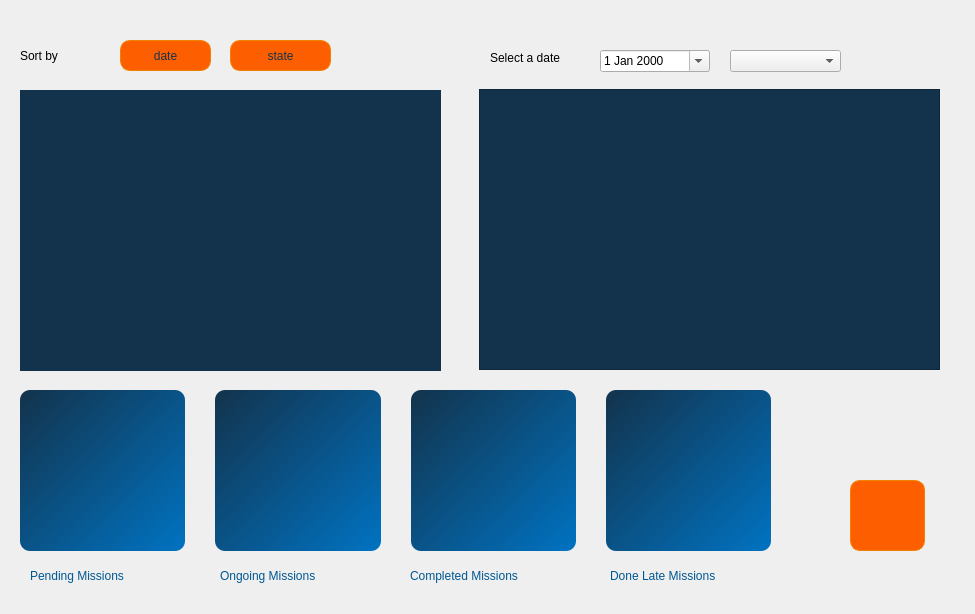
<?xml version="1.0" encoding="UTF-8"?>
<ui version="4.0">
 <class>MainWindow</class>
 <widget class="QMainWindow" name="MainWindow">
  <property name="geometry">
   <rect>
    <x>0</x>
    <y>0</y>
    <width>975</width>
    <height>614</height>
   </rect>
  </property>
  <property name="windowTitle">
   <string>MainWindow</string>
  </property>
  <widget class="QWidget" name="centralwidget">
   <widget class="QTableWidget" name="tableWidget">
    <property name="geometry">
     <rect>
      <x>20</x>
      <y>90</y>
      <width>421</width>
      <height>281</height>
     </rect>
    </property>
    <property name="styleSheet">
     <string notr="true">    QTableWidget {
        background-color: rgb(19, 51, 76);
        border: 1px solid rgb(19, 51, 76);
        color: rgb(246, 246, 233);
    }
    
    QTableWidget::item {
        padding: 5px;
        border: 1px solid  rgb(253, 95, 0) ;
    }
    
    QHeaderView::section {
        background-color:  rgb(253, 95, 0);
        font-weight: bold;
        border: 1px solid  rgb(253, 95, 0);
        color:rgb(0, 87, 146);
    }
 QScrollBar:vertical {
        background: transparent;
        width: 15px;
        border-radius: 7px;
        margin: 20px 0 20px 0;
    }

    QScrollBar::handle:vertical {
        background: rgb(19, 51, 76);
        border-radius: 7px;
        min-height: 20px;
    }

    QScrollBar::add-line:vertical {
        border: none;
        background: none;
    }

    QScrollBar::sub-line:vertical {
        border: none;
        background: none;
    }

    QScrollBar::add-page:vertical, QScrollBar::sub-page:vertical {
        background: none;
    }
 QScrollBar:horizontal {
        background: #e1e1e1;  /* Set your desired background color */
        height: 15px;
        margin: 5px 0 5px 0;
        border-radius: 7px;
    }

    QScrollBar::handle:horizontal {
        background:rgb(251, 94, 0);  /* Set your desired handle color */
        min-width: 20px;
        border-radius: 7px;
     
    }

    QScrollBar::add-line:horizontal,
    QScrollBar::sub-line:horizontal {
        border: none;
        background: none;
    }

    QScrollBar::add-page:horizontal,
    QScrollBar::sub-page:horizontal {
        background: none;
    }</string>
    </property>
   </widget>
   <widget class="QLabel" name="label_20">
    <property name="geometry">
     <rect>
      <x>20</x>
      <y>40</y>
      <width>81</width>
      <height>31</height>
     </rect>
    </property>
    <property name="styleSheet">
     <string notr="true">font: 700 12pt &quot;Tahoma&quot;;</string>
    </property>
    <property name="text">
     <string>Sort by</string>
    </property>
   </widget>
   <widget class="QPushButton" name="button2">
    <property name="geometry">
     <rect>
      <x>230</x>
      <y>40</y>
      <width>101</width>
      <height>31</height>
     </rect>
    </property>
    <property name="styleSheet">
     <string notr="true">QPushButton { background-color: rgb(253, 95, 0);
                                       font: 900 11pt  Arial Black;
                                     color:rgb(19, 51, 76);
                                    border:  1px solid rgb(237, 131, 0);
                                    border-radius:10%;
                                    }
                                    QPushButton:hover {
                                        background-color:qlineargradient(spread:repeat, x1:0, y1:1, x2:1, y2:0, stop:0.28436 rgba(253, 95, 0, 255), stop:0.890995 rgba(255, 193, 35, 255));
                                        border:  1px solid gray;
                                        box-shadow: 5px 10px rgb(255, 175, 15);
                                   }
</string>
    </property>
    <property name="text">
     <string>state</string>
    </property>
    <property name="icon">
     <iconset>
      <normaloff>icons/icons8-update-done-90.png</normaloff>icons/icons8-update-done-90.png</iconset>
    </property>
    <property name="iconSize">
     <size>
      <width>20</width>
      <height>20</height>
     </size>
    </property>
   </widget>
   <widget class="QPushButton" name="button1">
    <property name="geometry">
     <rect>
      <x>120</x>
      <y>40</y>
      <width>91</width>
      <height>31</height>
     </rect>
    </property>
    <property name="styleSheet">
     <string notr="true">QPushButton { background-color: rgb(253, 95, 0);
                                       font: 900 11pt  Arial Black;
                                     color:rgb(19, 51, 76);
                                    border:  1px solid rgb(237, 131, 0);
                                    border-radius:10%;
                                    }
                                    QPushButton:hover {
                                        background-color:qlineargradient(spread:repeat, x1:0, y1:1, x2:1, y2:0, stop:0.28436 rgba(253, 95, 0, 255), stop:0.890995 rgba(255, 193, 35, 255));
                                        border:  1px solid gray;
                                        box-shadow: 5px 10px rgb(255, 175, 15);
                                   }
</string>
    </property>
    <property name="text">
     <string>date</string>
    </property>
    <property name="icon">
     <iconset>
      <normaloff>icons/icons8-date-100.png</normaloff>icons/icons8-date-100.png</iconset>
    </property>
   </widget>
   <widget class="QWidget" name="horizontalLayoutWidget">
    <property name="geometry">
     <rect>
      <x>20</x>
      <y>390</y>
      <width>751</width>
      <height>161</height>
     </rect>
    </property>
    <layout class="QHBoxLayout" name="horizontalLayout">
     <property name="spacing">
      <number>30</number>
     </property>
     <item>
      <widget class="QFrame" name="frame_2">
       <property name="styleSheet">
        <string notr="true">


 QFrame{
               background-color: qlineargradient(spread:pad, x1:0, y1:0, x2:1, y2:1, stop:0 rgba(19, 51, 76, 255),    stop:1 rgba(0, 115, 194, 255));
                border-radius:10%;
              
            }
           QFrame:hover {
                transform: scale(1.5);
            }</string>
       </property>
       <property name="frameShape">
        <enum>QFrame::StyledPanel</enum>
       </property>
       <property name="frameShadow">
        <enum>QFrame::Raised</enum>
       </property>
      </widget>
     </item>
     <item>
      <widget class="QFrame" name="frame">
       <property name="styleSheet">
        <string notr="true"> QFrame{
               background-color: qlineargradient(spread:pad, x1:0, y1:0, x2:1, y2:1, stop:0 rgba(19, 51, 76, 255),    stop:1 rgba(0, 115, 194, 255));
                border-radius:10%;
              
            }
           QFrame:hover {
                transform: scale(1.1);
            }</string>
       </property>
       <property name="frameShape">
        <enum>QFrame::StyledPanel</enum>
       </property>
       <property name="frameShadow">
        <enum>QFrame::Raised</enum>
       </property>
      </widget>
     </item>
     <item>
      <widget class="QFrame" name="frame_3">
       <property name="styleSheet">
        <string notr="true"> QFrame{
               background-color: qlineargradient(spread:pad, x1:0, y1:0, x2:1, y2:1, stop:0 rgba(19, 51, 76, 255),    stop:1 rgba(0, 115, 194, 255));
                border-radius:10%;
             
            }
           QFrame:hover {
                transform: scale(1.1);
            }</string>
       </property>
       <property name="frameShape">
        <enum>QFrame::StyledPanel</enum>
       </property>
       <property name="frameShadow">
        <enum>QFrame::Raised</enum>
       </property>
      </widget>
     </item>
     <item>
      <widget class="QFrame" name="frame_4">
       <property name="styleSheet">
        <string notr="true"> QFrame{
               background-color: qlineargradient(spread:pad, x1:0, y1:0, x2:1, y2:1, stop:0 rgba(19, 51, 76, 255),    stop:1 rgba(0, 115, 194, 255));
                border-radius:10%;
               
            }
           </string>
       </property>
       <property name="frameShape">
        <enum>QFrame::StyledPanel</enum>
       </property>
       <property name="frameShadow">
        <enum>QFrame::Raised</enum>
       </property>
      </widget>
     </item>
    </layout>
   </widget>
   <widget class="QLabel" name="label_21">
    <property name="geometry">
     <rect>
      <x>30</x>
      <y>560</y>
      <width>141</width>
      <height>31</height>
     </rect>
    </property>
    <property name="styleSheet">
     <string notr="true">font: 700 12pt &quot;Tahoma&quot;;
 color:rgb(0, 87, 146);</string>
    </property>
    <property name="text">
     <string>Pending Missions</string>
    </property>
   </widget>
   <widget class="QLabel" name="label_22">
    <property name="geometry">
     <rect>
      <x>220</x>
      <y>560</y>
      <width>141</width>
      <height>31</height>
     </rect>
    </property>
    <property name="styleSheet">
     <string notr="true">font: 700 12pt &quot;Tahoma&quot;;
 color:rgb(0, 87, 146);</string>
    </property>
    <property name="text">
     <string>Ongoing Missions</string>
    </property>
   </widget>
   <widget class="QLabel" name="label_23">
    <property name="geometry">
     <rect>
      <x>410</x>
      <y>560</y>
      <width>161</width>
      <height>31</height>
     </rect>
    </property>
    <property name="styleSheet">
     <string notr="true">font: 700 12pt &quot;Tahoma&quot;;
 color:rgb(0, 87, 146);</string>
    </property>
    <property name="text">
     <string>Completed Missions</string>
    </property>
   </widget>
   <widget class="QLabel" name="label_24">
    <property name="geometry">
     <rect>
      <x>610</x>
      <y>560</y>
      <width>161</width>
      <height>31</height>
     </rect>
    </property>
    <property name="styleSheet">
     <string notr="true">font: 700 12pt &quot;Tahoma&quot;;
 color:rgb(0, 87, 146);</string>
    </property>
    <property name="text">
     <string>Done Late Missions</string>
    </property>
   </widget>
   <widget class="QFrame" name="frame_5">
    <property name="geometry">
     <rect>
      <x>479</x>
      <y>89</y>
      <width>461</width>
      <height>281</height>
     </rect>
    </property>
    <property name="styleSheet">
     <string notr="true"> QFrame{
               background-color: rgb(19, 51, 76);
                
               
            }</string>
    </property>
    <property name="frameShape">
     <enum>QFrame::StyledPanel</enum>
    </property>
    <property name="frameShadow">
     <enum>QFrame::Raised</enum>
    </property>
   </widget>
   <widget class="QLabel" name="label">
    <property name="geometry">
     <rect>
      <x>490</x>
      <y>50</y>
      <width>101</width>
      <height>16</height>
     </rect>
    </property>
    <property name="styleSheet">
     <string notr="true">font: 600 10pt &quot;Tahoma&quot;;</string>
    </property>
    <property name="text">
     <string>Select a date </string>
    </property>
   </widget>
   <widget class="QComboBox" name="comboBox">
    <property name="geometry">
     <rect>
      <x>730</x>
      <y>50</y>
      <width>111</width>
      <height>22</height>
     </rect>
    </property>
   </widget>
   <widget class="QDateEdit" name="dateEdit">
    <property name="geometry">
     <rect>
      <x>600</x>
      <y>50</y>
      <width>110</width>
      <height>22</height>
     </rect>
    </property>
    <property name="calendarPopup">
     <bool>true</bool>
    </property>
   </widget>
   <widget class="QPushButton" name="pushButton">
    <property name="geometry">
     <rect>
      <x>850</x>
      <y>480</y>
      <width>75</width>
      <height>71</height>
     </rect>
    </property>
    <property name="styleSheet">
     <string notr="true">QPushButton { background-color: rgb(253, 95, 0);
                                       font: 900 11pt  Arial Black;
                                     color:rgb(19, 51, 76);
                                    border:  1px solid rgb(237, 131, 0);
                                    border-radius:10%;
                                    }
                                    QPushButton:hover {
                                        background-color:qlineargradient(spread:repeat, x1:0, y1:1, x2:1, y2:0, stop:0.28436 rgba(253, 95, 0, 255), stop:0.890995 rgba(255, 193, 35, 255));
                                        border:  1px solid gray;
                                        box-shadow: 5px 10px rgb(255, 175, 15);
                                   }</string>
    </property>
    <property name="text">
     <string/>
    </property>
    <property name="icon">
     <iconset>
      <normaloff>icons/back-square-svgrepo-com.svg</normaloff>icons/back-square-svgrepo-com.svg</iconset>
    </property>
    <property name="iconSize">
     <size>
      <width>50</width>
      <height>50</height>
     </size>
    </property>
   </widget>
  </widget>
 </widget>
 <resources/>
 <connections/>
</ui>
